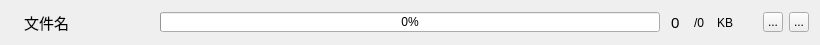
<?xml version="1.0" encoding="UTF-8"?>
<ui version="4.0">
 <class>progressItems</class>
 <widget class="QWidget" name="progressItems">
  <property name="geometry">
   <rect>
    <x>0</x>
    <y>0</y>
    <width>820</width>
    <height>44</height>
   </rect>
  </property>
  <property name="windowTitle">
   <string>Form</string>
  </property>
  <layout class="QHBoxLayout" name="horizontalLayout_3">
   <item>
    <layout class="QGridLayout" name="gridLayout">
     <item row="0" column="0">
      <layout class="QHBoxLayout" name="horizontalLayout_2">
       <item>
        <spacer name="horizontalSpacer_4">
         <property name="orientation">
          <enum>Qt::Horizontal</enum>
         </property>
         <property name="sizeType">
          <enum>QSizePolicy::Fixed</enum>
         </property>
         <property name="sizeHint" stdset="0">
          <size>
           <width>13</width>
           <height>20</height>
          </size>
         </property>
        </spacer>
       </item>
       <item>
        <widget class="QLabel" name="filename">
         <property name="font">
          <font>
           <pointsize>11</pointsize>
          </font>
         </property>
         <property name="text">
          <string>文件名</string>
         </property>
        </widget>
       </item>
       <item>
        <spacer name="horizontalSpacer">
         <property name="orientation">
          <enum>Qt::Horizontal</enum>
         </property>
         <property name="sizeType">
          <enum>QSizePolicy::Fixed</enum>
         </property>
         <property name="sizeHint" stdset="0">
          <size>
           <width>5</width>
           <height>20</height>
          </size>
         </property>
        </spacer>
       </item>
      </layout>
     </item>
     <item row="0" column="1">
      <widget class="QProgressBar" name="progressBar">
       <property name="sizePolicy">
        <sizepolicy hsizetype="Fixed" vsizetype="Fixed">
         <horstretch>0</horstretch>
         <verstretch>0</verstretch>
        </sizepolicy>
       </property>
       <property name="minimumSize">
        <size>
         <width>500</width>
         <height>20</height>
        </size>
       </property>
       <property name="maximumSize">
        <size>
         <width>500</width>
         <height>20</height>
        </size>
       </property>
       <property name="value">
        <number>0</number>
       </property>
       <property name="alignment">
        <set>Qt::AlignCenter</set>
       </property>
      </widget>
     </item>
     <item row="0" column="2">
      <layout class="QHBoxLayout" name="horizontalLayout">
       <item>
        <spacer name="horizontalSpacer_2">
         <property name="orientation">
          <enum>Qt::Horizontal</enum>
         </property>
         <property name="sizeType">
          <enum>QSizePolicy::Fixed</enum>
         </property>
         <property name="sizeHint" stdset="0">
          <size>
           <width>5</width>
           <height>20</height>
          </size>
         </property>
        </spacer>
       </item>
       <item>
        <widget class="QLabel" name="currSize">
         <property name="font">
          <font>
           <pointsize>11</pointsize>
          </font>
         </property>
         <property name="text">
          <string>0</string>
         </property>
        </widget>
       </item>
       <item>
        <widget class="QLabel" name="totalSize">
         <property name="text">
          <string>/0</string>
         </property>
        </widget>
       </item>
       <item>
        <widget class="QLabel" name="unit">
         <property name="text">
          <string>KB</string>
         </property>
        </widget>
       </item>
       <item>
        <widget class="QLabel" name="errorMsg">
         <property name="text">
          <string/>
         </property>
        </widget>
       </item>
       <item>
        <widget class="QToolButton" name="pauseOrContBtn">
         <property name="minimumSize">
          <size>
           <width>20</width>
           <height>20</height>
          </size>
         </property>
         <property name="maximumSize">
          <size>
           <width>20</width>
           <height>20</height>
          </size>
         </property>
         <property name="cursor">
          <cursorShape>PointingHandCursor</cursorShape>
         </property>
         <property name="text">
          <string>...</string>
         </property>
         <property name="icon">
          <iconset resource="res.qrc">
           <normaloff>:/img/res/img/pause.png</normaloff>:/img/res/img/pause.png</iconset>
         </property>
        </widget>
       </item>
       <item>
        <widget class="QToolButton" name="cancelBtn">
         <property name="minimumSize">
          <size>
           <width>20</width>
           <height>20</height>
          </size>
         </property>
         <property name="maximumSize">
          <size>
           <width>20</width>
           <height>20</height>
          </size>
         </property>
         <property name="cursor">
          <cursorShape>PointingHandCursor</cursorShape>
         </property>
         <property name="text">
          <string>...</string>
         </property>
         <property name="icon">
          <iconset resource="res.qrc">
           <normaloff>:/img/res/img/cancel.png</normaloff>:/img/res/img/cancel.png</iconset>
         </property>
        </widget>
       </item>
      </layout>
     </item>
    </layout>
   </item>
  </layout>
 </widget>
 <resources>
  <include location="res.qrc"/>
 </resources>
 <connections/>
</ui>
